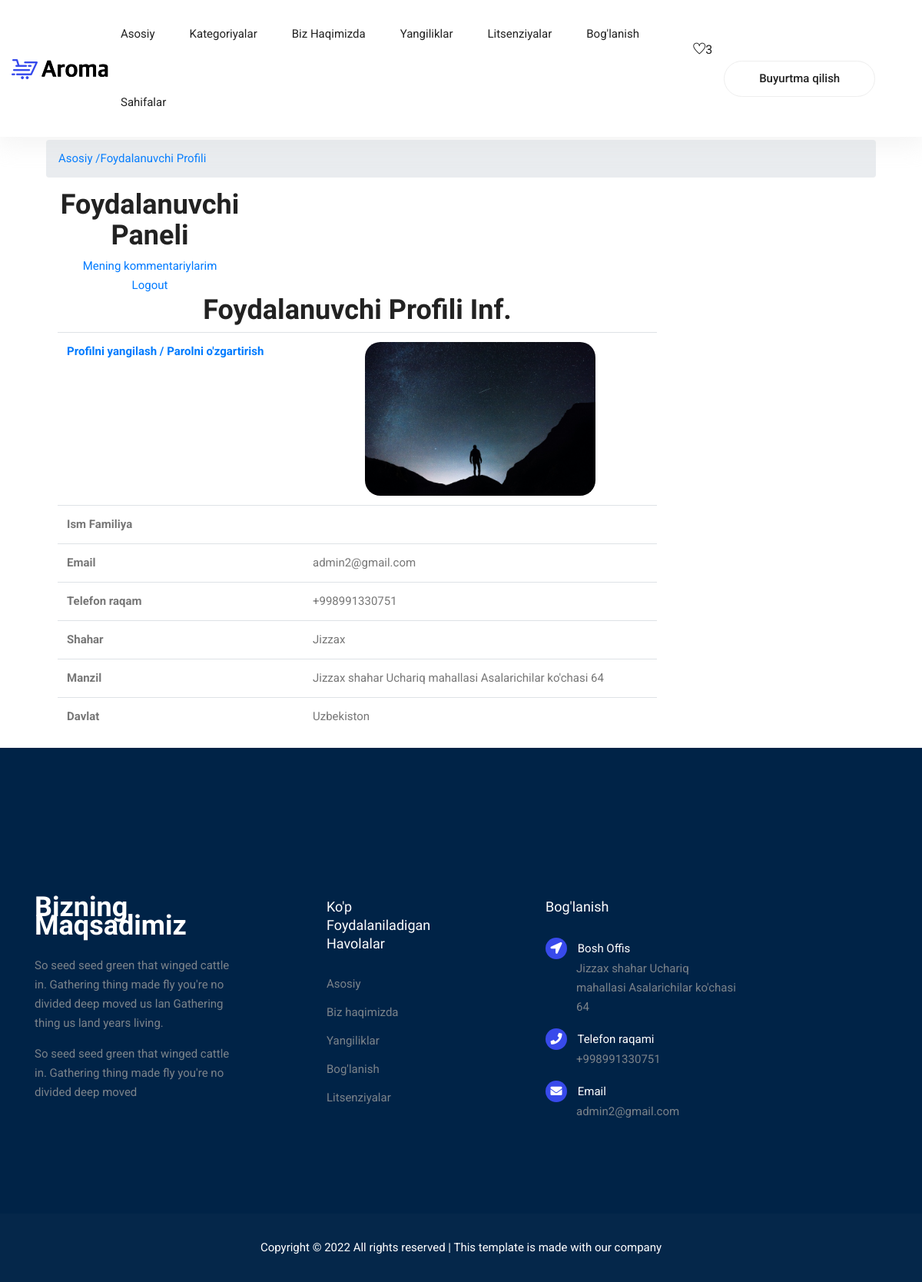
/profile/ (signed in), run on an earlier commit of the app's database.
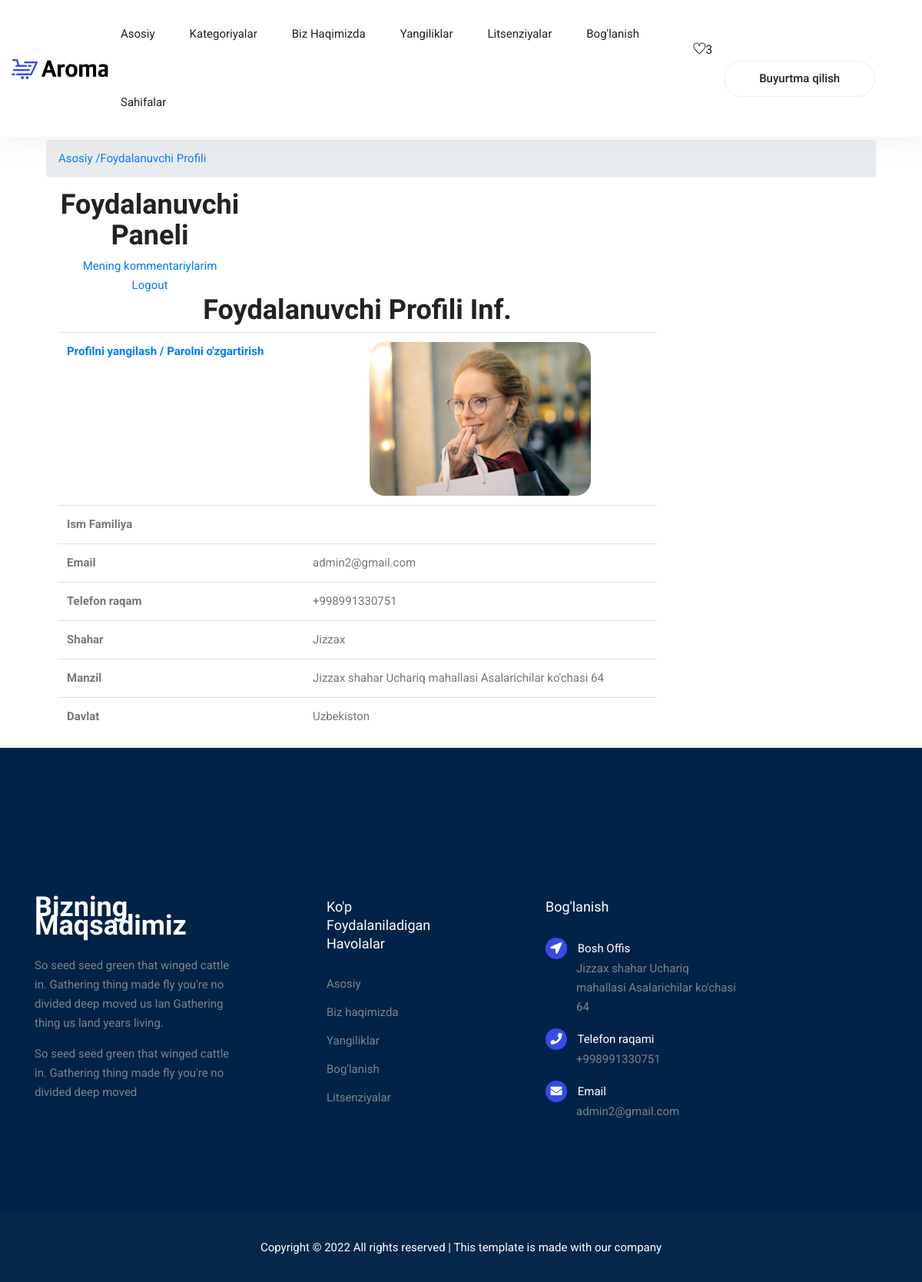
And on a later commit of the database.
### user/models.py (models this page shows, shortened)
class UserProfile(models.Model):
    CITY = (
        ('Tashkent','Tashkent'),
        ('Andijan','Andijan'),
        ('Jizzax','Jizzakh'),
    )
    user = models.OneToOneField(User,on_delete=models.CASCADE)
    phone = models.CharField(blank=True,max_length=20)
    address = models.CharField(blank=True,max_length=150)
    city = models.CharField(blank=True,max_length=20,choices=CITY)
    country = models.CharField(blank=True,max_length=20)
    image = models.ImageField(blank=True,upload_to='images/')
    def image_tag(self):
        return mark_safe('<img src={} height="50"/>'.format(self.image.url))
    image_tag.short_description = 'Image'

### user/views.py (the view)
# urls.py: path('profile/',UserViews.profile,name='profile'),
@login_required(login_url='/userlogin/')
def profile(request):
    setting = Setting.objects.all()
    category = Category.objects.all()
    current_user = request.user
    profile = UserProfile.objects.get(user_id=current_user.id)
    context = {
        'category':category,
        'profile':profile,
        'setting':setting,
    }
    return render(request,'profile.html',context)

### templates/profile.html (shortened to what this page needs)
{% extends 'base.html' %}
{% load static %}
{% load crispy_forms_tags %}
{% block content %}
<div class="container mt-1" style="text-align: center;">
    <div id="breadcrumb">
        <div class="container">
            <ul class="breadcrumb">
                <li><a href="/">Asosiy <span>/</span></li>
                <li class="active"> <a href="{% url 'profile_update' %}">Foydalanuvchi Profili</a></li>
            </ul>
        </div>
    </div>
    <div class="section mt-0">
        <div class="container mt-0">
            <div class="col-md-3">
                <div class="billing-details">
                    <div class="section-title">
                        <h3 class="title">Foydalanuvchi Paneli</h3>
                    </div>
                    <div class="aside">
                        <ul>
                            <li><a href="{% url 'user_comments' %}">Mening kommentariylarim</a></li>
                            <li><a href="{% url 'userlogout' %}">Logout</a></li>
                        </ul>
                    </div>
                </div>
            </div>
            <div class="col-md-9">
                <div class="billing-details">
                    <div class="section-title">
                        <h3 class="title">Foydalanuvchi Profili Inf.</h3>
                    </div>
                </div>
                <table class="shopping-cart-table table">
                    <tr>
                        <th class="text-left">
                            <a href="{% url 'profile_update' %}" class="primary-btn">Profilni yangilash / </a>
                            <a href="{% url 'user_password' %}" class="primary-btn">Parolni o'zgartirish</a>
                        </th>
                        <td><img src="{{profile.image.url}}" style="border-radius:20px;height:200px"></td>
                    </tr>
                    <tr>
                        <th class="text-left">Ism Familiya</th>
                        <td class="text-left">{{user.first_name}}  {{user.last_name}}</td>
                    </tr>
                    <tr>
                        <th class="text-left">Email</th>
                        <td class="text-left">{{profile.user.email}}</td>
                    </tr>
                    <tr>
                        <th class="text-left">Telefon raqam</th>
                        <td class="text-left">{{profile.phone}}</td>
                    </tr>
                    <tr>
                        <th class="text-left">Shahar</th>
                        <td class="text-left">{{profile.city}}</td>
                    </tr>
                    <tr>
                        <th class="text-left">Manzil</th>
                        <td class="text-left">{{profile.address}}</td>
                    </tr>
                    <tr>
                        <th class="text-left">Davlat</th>
                        <td class="text-left">{{profile.country}}</td>
                    </tr>
                </table>
            </div>
        </div>
    </div>
</div>
{% endblock %}

What changed in the data, as far as the page shows it:
changed UserProfile "Jizzax": image: a different picture
